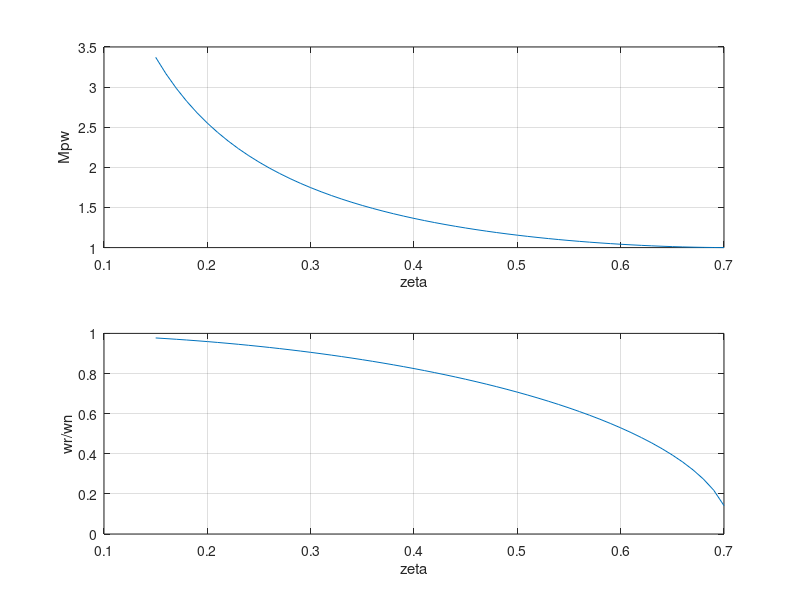

This chart was generated by the following MATLAB code:
% Chapter 8: Figure 8.37, p. 450
%
%   The relationship between (Mpw,wr) and (zeta,wn) for
%   a second-order system.
%
zeta=[0.15:0.01:0.7];
wr_over_wn=sqrt(ones(1,length(zeta))-2*zeta.^2);
Mp=(2*zeta .* sqrt(ones(1,length(zeta))-zeta.^2)).^(-1);
%
subplot(211),plot(zeta,Mp),grid
xlabel('zeta'), ylabel('Mpw')
subplot(212),plot(zeta,wr_over_wn),grid
xlabel('zeta'), ylabel('wr/wn')
